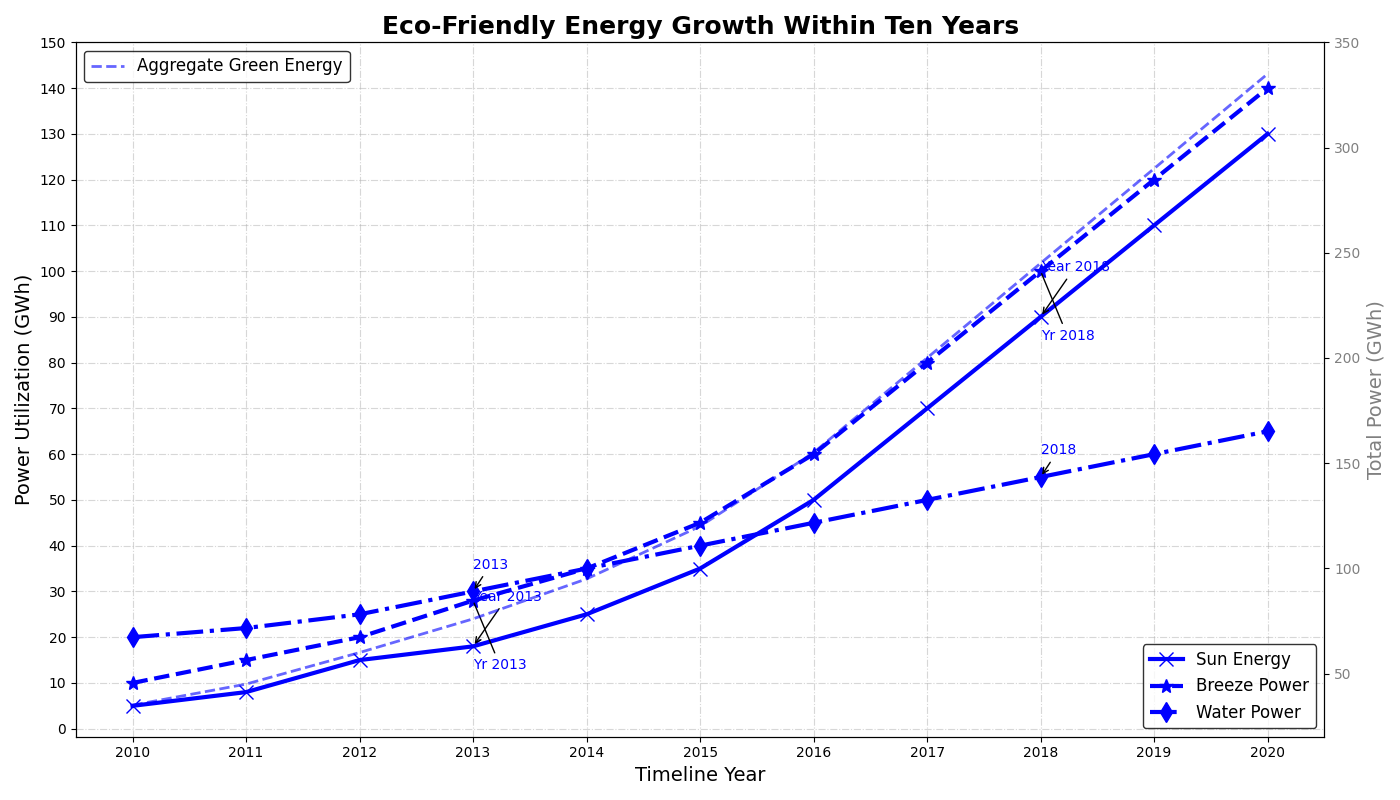

Source code (Python):
import matplotlib.pyplot as plt
import numpy as np

years = np.arange(2010, 2021)

solar_energy = [5, 8, 15, 18, 25, 35, 50, 70, 90, 110, 130]
wind_energy = [10, 15, 20, 28, 35, 45, 60, 80, 100, 120, 140]
hydro_energy = [20, 22, 25, 30, 35, 40, 45, 50, 55, 60, 65]

fig, ax1 = plt.subplots(figsize=(14, 8))

# Applying a single color consistently across all data groups
uniform_color = 'blue'  # Chosen color

ax1.plot(years, solar_energy, label='Sun Energy', color=uniform_color, marker='x', markersize=10, linewidth=3)
ax1.plot(years, wind_energy, label='Breeze Power', color=uniform_color, marker='*', markersize=10, linewidth=3, linestyle='--')
ax1.plot(years, hydro_energy, label='Water Power', color=uniform_color, marker='d', markersize=10, linewidth=3, linestyle='-.')

ax1.set_title('Eco-Friendly Energy Growth Within Ten Years', fontsize=18, fontweight='bold')
ax1.set_xlabel('Timeline Year', fontsize=14)
ax1.set_ylabel('Power Utilization (GWh)', fontsize=14)

ax1.set_xticks(years)
ax1.set_yticks(np.arange(0, 151, step=10))
ax1.grid(alpha=0.5, linestyle='-.')

ax1.legend(loc='lower right', fontsize=12, edgecolor='black')

key_years = [2013, 2018]
for year in key_years:
    idx = np.where(years == year)[0][0]
    # Changed annotation color to uniform
    ax1.annotate(f'Year {year}', xy=(years[idx], solar_energy[idx]), xytext=(years[idx], solar_energy[idx]+10),
                 arrowprops=dict(facecolor='gray', arrowstyle='->'), fontsize=10, color=uniform_color)
    ax1.annotate(f'Yr {year}', xy=(years[idx], wind_energy[idx]), xytext=(years[idx], wind_energy[idx]-15),
                 arrowprops=dict(facecolor='gray', arrowstyle='-'), fontsize=10, color=uniform_color)
    ax1.annotate(f'20{year%100}', xy=(years[idx], hydro_energy[idx]), xytext=(years[idx], hydro_energy[idx]+5),
                 arrowprops=dict(facecolor='gray', arrowstyle='->'), fontsize=10, color=uniform_color)

combined_energy = np.array(solar_energy) + np.array(wind_energy) + np.array(hydro_energy)
ax2 = ax1.twinx()
# Changed color of the combined energy line
ax2.plot(years, combined_energy, label='Aggregate Green Energy', color=uniform_color, linewidth=2, alpha=0.6, linestyle='--')
ax2.set_ylabel('Total Power (GWh)', fontsize=14, color='gray')
ax2.tick_params(axis='y', labelcolor='gray')
ax2.legend(loc='upper left', fontsize=12, edgecolor='black')

plt.tight_layout()
plt.show()
